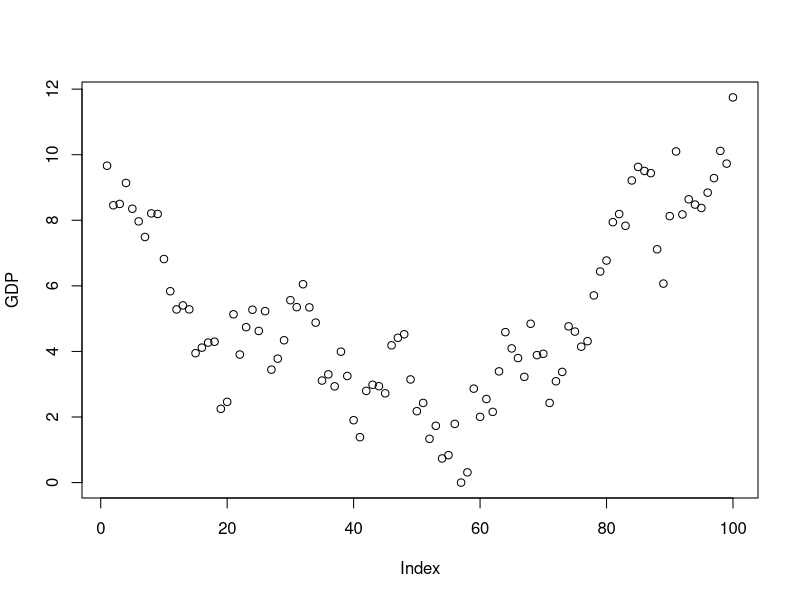
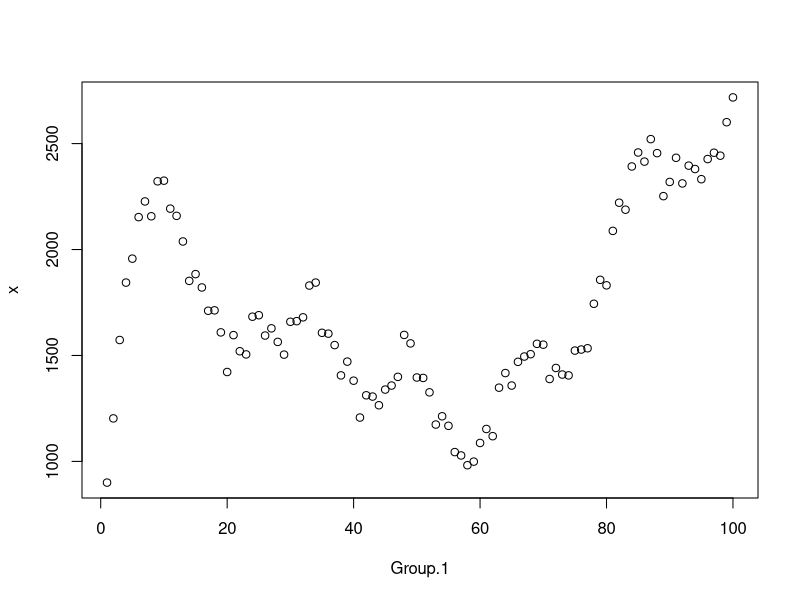

Recreate these plots in R, in order.
library('truncnorm')
library('rlist')

# Initialize variables ----------------------------------------------------

set.seed(1000)

#values for GDP. Random walk process
periods <- 100
GDP <- rnorm(1, mean = 0, sd = 1)

for(i in 2:periods) {
  GDP[i] <- GDP[i - 1] + rnorm(1, mean = 0, sd = 1)
}

GDP <- GDP + abs(min(GDP))

#creating a data frame with semester binaries
semester_variables <- data.frame(cbind(GDP,
                                       rep_len(c(1, 0, 0),
                                               length.out = periods),
                                       rep_len(c(0, 1, 0),
                                               length.out = periods),
                                       rep_len(c(0, 0, 1),
                                               length.out = periods)))

colnames(semester_variables) <- c('GDP', 'Spring', 'Summer', 'Fall')


#initial values for new student aggregate model
B_GDP <- 2
mean_new_students <- 150
sd_new_students <- 25
B_spring <- 3
B_summer <- 0
B_fall <- 6

#initial values for t = 0 individual student creation
proportion_female <- 0.5
initial_students <- 900

#parameters for assigning credit load
mean_credits <- 9
sd_credits <- 6

#values for 'return' variable calculation
B_Gender <- 0.1
B_Credits <- 0.02
C_constant <- 0.9

# Aggregate prediction ----------------------------------------------------

#general linear model for enrollment which has linear relationship with GDP,
# semester fixed effects, and noise
new_student_count <- semester_variables$GDP * B_GDP +
  semester_variables$Spring * B_spring + 
  semester_variables$Summer * B_summer +
  semester_variables$Fall * B_fall + 
  rnorm(nrow(semester_variables),
        mean = 0,
        sd = 1)

#un-standardizing the calculation so we can get sensible numbers
new_student_count <- round(new_student_count * sd_new_students + mean_new_students)
new_student_count
plot(GDP)

# Create new students at t = 0 --------------------------------------------

#create t = 0, initial data frame
enrolled_students <- data.frame(matrix(c(1:initial_students,
                                         #randomly assign gender
                                         sample(c(0, 1),
                                                size = initial_students,
                                                replace = TRUE,
                                                #probability of gender can be changed if needed
                                                prob = c(proportion_female, 1 - proportion_female)),
                                         #sample credits taken in the GIVEN SEMESTER. This part 
                                         #tells us how many credits the student took NOW. The
                                         #next part tells us cumulative credits
                                         round(rtruncnorm(n = initial_students,
                                                          a = 1,
                                                          b = 21,
                                                          mean = mean_credits,
                                                          sd = sd_credits)),
                                         #sample credit load from a uniform  distribution
                                         #truncated at lower bound = 1 and upper at 80 to capture the
                                         #range of all reasonable credit loads.
                                         round(runif(n = initial_students,
                                                     min = 1,
                                                     max = 80))),
                                       nrow = 900,
                                       ncol = 4,
                                       byrow = FALSE))

colnames(enrolled_students) <- c('SID', 'Gender', 'Credits', 'Cumulative_credits')

#variables save as character; fixing them here
enrolled_students$Gender <- as.numeric(enrolled_students$Gender)

enrolled_students$Credits <- as.numeric(enrolled_students$Credits)

# Predict likelihood of returning -----------------------------------------

#linear model predicting likelihood of return.
#model includes gender, cumulative credits, and noise
temp <- enrolled_students$Gender * B_Gender - 
  (enrolled_students$Cumulative_credits * B_Credits)^2 + 
  enrolled_students$Cumulative_credits * B_Credits +
  C_constant +
  rnorm(nrow(enrolled_students),
        mean = 0,
        sd = 0.1)

#likelihood to probability
enrolled_students$likelihood_of_return <- 1 / (1 + exp(1)^-(temp))

#generate realized 'return' values by sampling (0/1) using probability
#generated above
for(i in 1:nrow(enrolled_students)) {
  enrolled_students$returned[i] <- sample(0:1,
                                          size = 1,
                                          replace = TRUE,
                                          #I know this says 'likelihood of return', but since I
                                          #did 0/1, it's reversed for the sake of probability
                                          prob = c(1 - enrolled_students$likelihood_of_return[i], 
                                                   enrolled_students$likelihood_of_return[i]))
}

enrolled_students$semester <- 1

enrolled <- list()

#put all new students into a list as t = 0
enrolled[[1]] <- enrolled_students

remove(enrolled_students)

# Generate t != 0 datasets ------------------------------------------------

#generating the list of students enrolled in semester = t
#this includes returning students from t - 1 and new students
for(i in 2:periods) {
  
  #here I'm generating new students in the same way that I generated the
  #original cohort of students at t = 0
  temp <- data.frame(matrix(c((max(enrolled[[i - 1]]) + 1):(max(enrolled[[i - 1]]) + new_student_count[i]),
                              #randomly assign gender
                              sample(c(0, 1),
                                     size = new_student_count[i],
                                     replace = TRUE,
                                     #probability of gender can be changed if needed
                                     prob = c(proportion_female, 1 - proportion_female)),
                              #sample credit load from a truncated normal distribution
                              #truncated at lower bound = 1 and upper at 21 to capture the
                              #range of all reasonable cumulative credits. Since these are NEW
                              #students, their upper bound is limited to 21 instead of 80.
                              round(rtruncnorm(n = new_student_count[i],
                                               a = 1,
                                               b = 21,
                                               mean = mean_credits,
                                               sd = sd_credits)),
                              #since they're new students, their cumulative credits are 0
                              rep(0, new_student_count[i])),
                            nrow = new_student_count[i],
                            ncol = 4,
                            byrow = FALSE))
  
  colnames(temp) <- c('SID', 'Gender', 'Credits', 'Cumulative_credits')
  
  temp$Gender <- as.numeric(temp$Gender)
  
  temp$Credits <- as.numeric(temp$Credits)
  
  temp$Cumulative_credits <- as.numeric(temp$Cumulative_credits)
  
  #initiate likelihood of return variable for new students
  temp$likelihood_of_return <- NA

  #add semester index
  temp$semester <- NA
  
  temp$returned <- NA
  
  #sample credit distribution for returning students
  temp2 <- enrolled[[i - 1]][which(enrolled[[i - 1]]$returned == 1),]
  
  temp2$Credits <- round(rtruncnorm(n = nrow(temp2),
                                    a = 1,
                                    b = 21,
                                    mean = mean_credits,
                                    sd = sd_credits))
  
  #bind together all new students at t = 1 and 
  # returning students from t - 1
  enrolled[[i]] <- rbind(temp, temp2)
  
  #add the credit load from t - 1 to get cumulative credits
  enrolled[[i]]$Cumulative_credits <- enrolled[[i]]$Credits + enrolled[[i]]$Cumulative_credits
  
  #calculate likelihood of return in t + 1
  enrolled[[i]]$likelihood_of_return <- enrolled[[i]]$Gender * B_Gender - 
    (enrolled[[i]]$Cumulative_credits * B_Credits)^2 + 
    enrolled[[i]]$Cumulative_credits * B_Credits +
    C_constant +
    rnorm(nrow(enrolled[[i]]),
               mean = 0,
               sd = 0.1)
  
  #coerc to probability
  enrolled[[i]]$likelihood_of_return <- enrolled[[i]]$likelihood_of_return <- 1 / 
    (1 + exp(1)^-(enrolled[[i]]$likelihood_of_return))
  
  for(j in 1:nrow(enrolled[[i]])){
    enrolled[[i]]$returned[j] <- sample(0:1,
                                        size = 1,
                                        replace = TRUE,
                                        prob = c(1 - enrolled[[i]]$likelihood_of_return[j],
                                                 enrolled[[i]]$likelihood_of_return[j]))
    
  }
  
  #add semester index
  enrolled[[i]]$semester <- i
  
  remove(temp)
  
  remove(temp2)
}


# Diagnosis and robustness checks -----------------------------------------

#bring everything into a single dataframe
temp <- list.rbind(enrolled)

#enrollment seems steady over time so it looks like
#the coefficients and constants specified are ok.
#trying to keep it around a thousand
plot(aggregate(temp$likelihood_of_return,
               by = list(temp$semester),
               FUN = length))

#credit load per semester also seems robust over time
#There's some variation but nothing that's concerning
aggregate(temp$Credits,
          by = list(temp$semester),
          FUN = sum)

#our initial specification of the cumulative credit load
#seems too high. However, it looks like we hit an equilibrium
#really fast. It seems that the penalty coefficient of
#credits -> likelihood of return is doing its job. Even so,
#we'll probably want to be careful and throw out the first
#few observations when fitting models
aggregate(temp$Cumulative_credits,
          by = list(temp$semester),
          FUN = mean)


# Create aggregate output file --------------------------------------------

#Appending total headcount to semester dataframe created
#at the beginning
semester_variables$Total_enrollment <- aggregate(temp$SID,
                                                 by = list(temp$semester),
                                                 FUN = length)[,2]

#Appending total credits taken in given semester
semester_variables$Total_credits_taken <- aggregate(temp$Credits,
                                                    by = list(temp$semester),
                                                    FUN = sum)[,2]

#write out aggregate file
write.csv(semester_variables,
          file = 'data.csv')

#write out individual file
write.csv(temp,
          file = 'student_level.csv')


#write out new student count file
write.csv(data.frame(cbind(new_student_count,
                           GDP)),
          file = 'new_student_count.csv')
